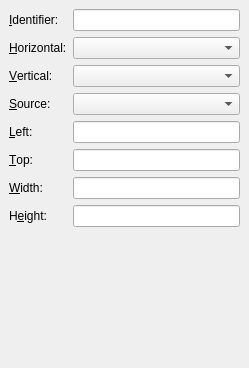
<ui version="4.0" >
 <class>Form</class>
 <widget class="QWidget" name="Form" >
  <property name="geometry" >
   <rect>
    <x>0</x>
    <y>0</y>
    <width>249</width>
    <height>368</height>
   </rect>
  </property>
  <property name="windowTitle" >
   <string>Form</string>
  </property>
  <layout class="QGridLayout" >
   <property name="margin" >
    <number>9</number>
   </property>
   <property name="spacing" >
    <number>6</number>
   </property>
   <item row="3" column="0" >
    <widget class="QLabel" name="label_5" >
     <property name="text" >
      <string>&amp;Source:</string>
     </property>
     <property name="buddy" >
      <cstring>source</cstring>
     </property>
    </widget>
   </item>
   <item row="4" column="0" >
    <widget class="QLabel" name="label_2" >
     <property name="text" >
      <string>&amp;Left:</string>
     </property>
     <property name="buddy" >
      <cstring>left</cstring>
     </property>
    </widget>
   </item>
   <item row="0" column="0" >
    <widget class="QLabel" name="label" >
     <property name="text" >
      <string>&amp;Identifier:</string>
     </property>
     <property name="buddy" >
      <cstring>identifier</cstring>
     </property>
    </widget>
   </item>
   <item row="0" column="1" >
    <widget class="QLineEdit" name="identifier" />
   </item>
   <item row="1" column="1" >
    <widget class="QComboBox" name="horizontal" />
   </item>
   <item row="2" column="1" >
    <widget class="QComboBox" name="vertical" />
   </item>
   <item row="1" column="0" >
    <widget class="QLabel" name="label_3" >
     <property name="text" >
      <string>&amp;Horizontal:</string>
     </property>
     <property name="buddy" >
      <cstring>horizontal</cstring>
     </property>
    </widget>
   </item>
   <item row="2" column="0" >
    <widget class="QLabel" name="label_4" >
     <property name="text" >
      <string>&amp;Vertical:</string>
     </property>
     <property name="buddy" >
      <cstring>vertical</cstring>
     </property>
    </widget>
   </item>
   <item row="3" column="1" >
    <widget class="QComboBox" name="source" />
   </item>
   <item row="5" column="0" >
    <widget class="QLabel" name="label_6" >
     <property name="text" >
      <string>&amp;Top:</string>
     </property>
     <property name="buddy" >
      <cstring>top</cstring>
     </property>
    </widget>
   </item>
   <item row="5" column="1" >
    <widget class="QLineEdit" name="top" />
   </item>
   <item row="4" column="1" >
    <widget class="QLineEdit" name="left" />
   </item>
   <item row="6" column="0" >
    <widget class="QLabel" name="label_7" >
     <property name="text" >
      <string>&amp;Width:</string>
     </property>
     <property name="buddy" >
      <cstring>width</cstring>
     </property>
    </widget>
   </item>
   <item row="7" column="0" >
    <widget class="QLabel" name="label_8" >
     <property name="text" >
      <string>H&amp;eight:</string>
     </property>
     <property name="buddy" >
      <cstring>height</cstring>
     </property>
    </widget>
   </item>
   <item row="7" column="1" >
    <widget class="QLineEdit" name="height" />
   </item>
   <item row="6" column="1" >
    <widget class="QLineEdit" name="width" />
   </item>
   <item row="8" column="1" >
    <spacer>
     <property name="orientation" >
      <enum>Qt::Vertical</enum>
     </property>
     <property name="sizeHint" >
      <size>
       <width>20</width>
       <height>51</height>
      </size>
     </property>
    </spacer>
   </item>
  </layout>
 </widget>
 <resources/>
 <connections/>
</ui>
